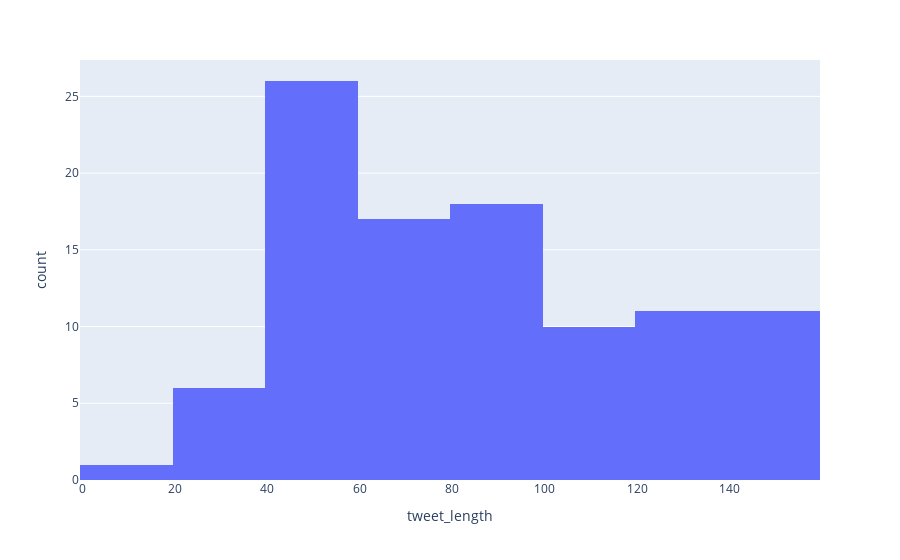

Notebook code cell kept with this figure:
### Code cell
fig.show()

### Figure 1 — Plotly figure (JSON) as saved in the notebook; plotly's stock layout.template omitted (floating-point values rounded to 4 significant figures)
{"data": [{"alignmentgroup": "True", "bingroup": "x", "hovertemplate": "tweet_length=%{x}<br>count=%{y}<extra></extra>", "legendgroup": "", "marker": {"color": "#636efa"}, "name": "", "offsetgroup": "", "orientation": "v", "showlegend": false, "type": "histogram", "x": [63, 140, 140, 57, 78, 66, 85, 127, 121, 121, 51, 76, 107, 140, 52, 41, 88, 59, 93, 84, 87, 113, 48, 43, 52, 137, 89, 79, 41, 54, 127, 89, 115, 35, 44, 84, 44, 45, 63, 58, 122, 59, 101, 68, 82, 76, 53, 72, 44, 74, 81, 119, 140, 118, 79, 140, 81, 140, 128, 139, 54, 113, 85, 40, 29, 59, 137, 140, 48, 45, 54, 23, 87, 23, 23, 23, 116, 42, 108, 74, 77, 109, 15, 140, 123, 74, 80, 140, 129, 140, 46, 60, 91, 60, 72, 140, 89, 91, 80, 49], "xaxis": "x", "yaxis": "y"}], "layout": {"barmode": "relative", "legend": {"tracegroupgap": 0}, "margin": {"t": 60}, "xaxis": {"anchor": "y", "domain": [0, 1], "title": {"text": "tweet_length"}}, "yaxis": {"anchor": "x", "domain": [0, 1], "title": {"text": "count"}}}}
